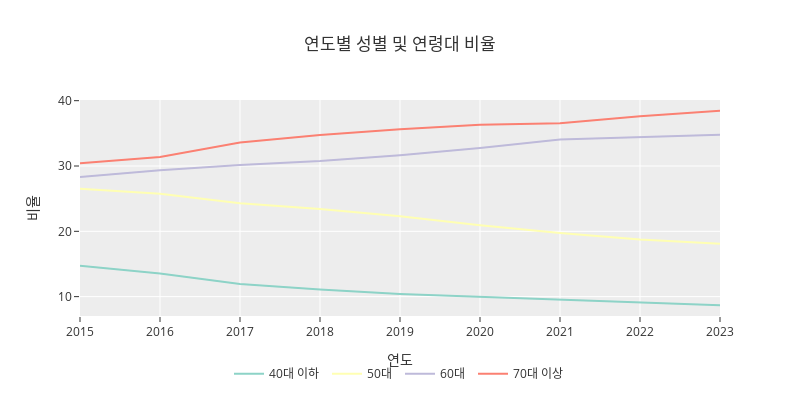

Notebook source saved alongside this figure:
### Code cell
fig = px.line(df_all, x='연도', y=df_all.columns[2:], title='연도별 성별 및 연령대 비율',
              labels={'value': '비율', 'variable': '항목'},
              color_discrete_sequence=px.colors.qualitative.Set3,
             width = 800,height = 400)
fig.update_layout(template='ggplot2',legend_title_text="" ,
    legend=dict(
        orientation="h",
        yanchor="top",
        y=-0.2, 
        xanchor="center",
        x=0.5
    ))
fig.show()

### Figure 1 — Plotly figure (JSON) as saved in the notebook; plotly's stock layout.template omitted (floating-point values rounded to 4 significant figures)
{"data": [{"hovertemplate": "항목=40대 이하 <br>연도=%{x}<br>비율=%{y}<extra></extra>", "legendgroup": "40대 이하 ", "line": {"color": "rgb(141,211,199)", "dash": "solid"}, "marker": {"symbol": "circle"}, "mode": "lines", "name": "40대 이하 ", "orientation": "v", "showlegend": true, "type": "scatter", "x": [2015, 2016, 2017, 2018, 2019, 2020, 2021, 2022, 2023], "xaxis": "x", "y": [14.72, 13.53, 11.95, 11.1, 10.41, 9.99, 9.64, 9.2, 8.69], "yaxis": "y"}, {"hovertemplate": "항목=50대 <br>연도=%{x}<br>비율=%{y}<extra></extra>", "legendgroup": "50대 ", "line": {"color": "rgb(255,255,179)", "dash": "solid"}, "marker": {"symbol": "circle"}, "mode": "lines", "name": "50대 ", "orientation": "v", "showlegend": true, "type": "scatter", "x": [2015, 2016, 2017, 2018, 2019, 2020, 2021, 2022, 2023], "xaxis": "x", "y": [26.51, 25.75, 24.3, 23.41, 22.3, 20.93, 19.76, 18.74, 18.09], "yaxis": "y"}, {"hovertemplate": "항목=60대 <br>연도=%{x}<br>비율=%{y}<extra></extra>", "legendgroup": "60대 ", "line": {"color": "rgb(190,186,218)", "dash": "solid"}, "marker": {"symbol": "circle"}, "mode": "lines", "name": "60대 ", "orientation": "v", "showlegend": true, "type": "scatter", "x": [2015, 2016, 2017, 2018, 2019, 2020, 2021, 2022, 2023], "xaxis": "x", "y": [28.3, 29.33, 30.17, 30.75, 31.65, 32.76, 34.07, 34.43, 34.77], "yaxis": "y"}, {"hovertemplate": "항목=70대 이상 <br>연도=%{x}<br>비율=%{y}<extra></extra>", "legendgroup": "70대 이상 ", "line": {"color": "rgb(251,128,114)", "dash": "solid"}, "marker": {"symbol": "circle"}, "mode": "lines", "name": "70대 이상 ", "orientation": "v", "showlegend": true, "type": "scatter", "x": [2015, 2016, 2017, 2018, 2019, 2020, 2021, 2022, 2023], "xaxis": "x", "y": [30.43, 31.39, 33.58, 34.74, 35.64, 36.33, 36.53, 37.63, 38.45], "yaxis": "y"}], "layout": {"height": 400, "legend": {"orientation": "h", "title": {"text": ""}, "tracegroupgap": 0, "x": 0.5, "xanchor": "center", "y": -0.2, "yanchor": "top"}, "title": {"text": "연도별 성별 및 연령대 비율"}, "width": 800, "xaxis": {"anchor": "y", "autorange": true, "domain": [0, 1], "range": [2015, 2023], "title": {"text": "연도"}, "type": "linear"}, "yaxis": {"anchor": "x", "autorange": true, "domain": [0, 1], "range": [7.037, 40.1], "title": {"text": "비율"}, "type": "linear"}}}
